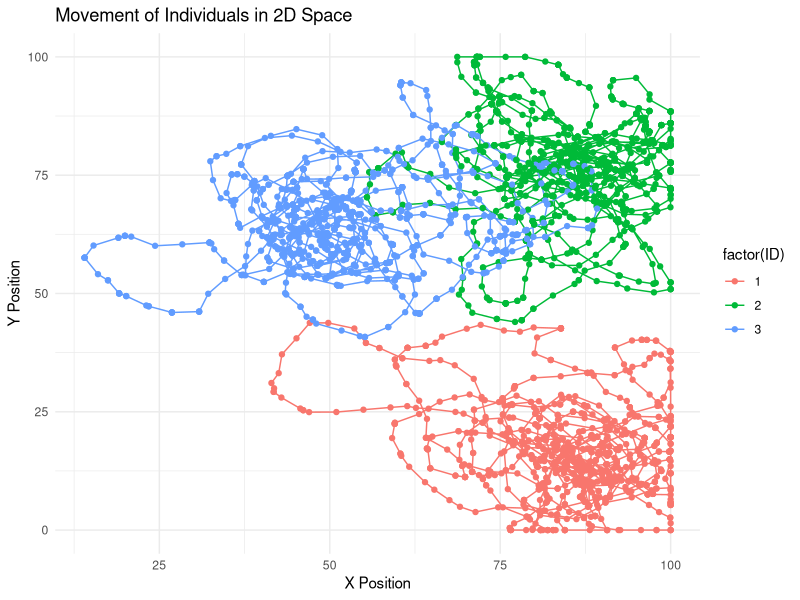

Reproduce this figure in R.
set.seed(14)


# Sample from home range --------------------------------------------------

n_individ <- 10         #Population size
n_steps <- 100          #Number of time steps
space_size <- 100       #Size of 2D region
max_speed <- 10          #Max speed in m/minute
HR_sd_max <- 20         #Maximum home range sd
HR_sd_min <- 5          #Minimum home range sd


#Uniform distribution to sample standard deviation (home range size)
HR_sd <- runif(n_individ, HR_sd_min, HR_sd_max) 

#Sample home range centers for each individual
HR_center <- data.frame(
  ID = 1:n_individ,
  x = runif(n_individ, 0, space_size),
  y = runif(n_individ, 0, space_size)
)

#Matrix to store positions over time
locations <- array(NA, dim=c(n_individ, 2, n_steps+1))
locations[,,1] <- as.matrix(HR_center[,c("x","y")])


#Simulate movement
for (t in 2:(n_steps+1)){
  for (i in 1:n_individ){
    
  #For every individual, sample a random point from home range
  proposed_x <- rnorm(1, mean=HR_center$x[i], sd=HR_sd[i])  
  proposed_y <- rnorm(1, mean=HR_center$y[i], sd=HR_sd[i])
  
  #Compute distance
  dx <- proposed_x - locations[i,1,t-1]
  dy <- proposed_y - locations[i,2,t-1]
  step_distance <- sqrt(dx^2 + dy^2)
  
  #If too far, move to max distance
  over_limit <- step_distance > max_speed
  dx[over_limit] <- dx[over_limit]/step_distance[over_limit]*max_speed
  dy[over_limit] <- dy[over_limit]/step_distance[over_limit]*max_speed
  
  #Define new positions
  locations[i,1,t] <- locations[i,1,t-1]+dx
  locations[i,2,t] <- locations[i,2,t-1]+dy

  #Keep within bounds
  locations[i,1,t] <- pmax(0,pmin(space_size, locations[i,1,t]))
  locations[i,2,t] <- pmax(0,pmin(space_size, locations[i,2,t])) 

  }
  }


# Recursive ---------------------------------------------------------------

library(circular)

n_individ <- 10               #Population size
n_steps <- 1000                #Number of time steps
space_size <- 100             #Size of 2D region
max_speed <- 4               #Max speed
cor.angle <- 0.6              #Correlation between successive angles
cor.speed <- 0.4              #Correlation between successive speeds
acceleration_strength <- 0.2  #Strength of acceleration towards center


#Sample home range centers for each individual
HR_center <- data.frame(
  ID = 1:n_individ,
  x = runif(n_individ, 0, space_size),
  y = runif(n_individ, 0, space_size)
)

#Sample starting speed and angle
speeds<- runif(n_individ, 0, max_speed)
angles <- runif(n_individ, 0, 2*pi)

#Matrix to store positions over time
locations <- array(NA, dim=c(n_individ, 2, n_steps+1))
locations[,,1] <- as.matrix(HR_center[,c("x","y")])
steps <- array(NA, dim=c(n_individ,2,n_steps+1))
steps[,1,1] <- speeds
steps[,2,1] <- angles

#Simulate movement
for (t in 2:(n_steps+1)){
  for (i in 1:n_individ){

#Create random variation in speed. If its greater than max, set to max. If its less than 0, set to 0.
noise_speed <- rnorm(1, mean=0, sd=sqrt(1-cor.speed^2)*max_speed)
steps[i,1,t] <- cor.speed * steps[i,1,t-1] + noise_speed
steps[i,1,t] <- ifelse(steps[i,1,t] >= max_speed, max_speed, ifelse(steps[i,1,t] <= 0, 0, steps[i,1,t]))

#Calculate angle to the center of home range
dx_to_center <- HR_center$x[i] - locations[i,1,t-1]
dy_to_center <- HR_center$y[i] - locations[i,2,t-1]
angle_to_center <- atan2(dy_to_center, dx_to_center)

#Sample random angle using von Mises distribution
new_angle <- circular::rvonmises(1, mu=circular(steps[i,2,t-1]), kappa=10*cor.angle)
new_angle <- as.numeric(new_angle)

#Angle plus bias toward the home range center
mean_angle <- atan2(sin(new_angle) + acceleration_strength * sin(angle_to_center),
                    cos(new_angle) + acceleration_strength * cos(angle_to_center))

#Updated direction
steps[i,2,t] <- mean_angle

#Update velocities
movement_x <- steps[i,1,t] * cos(steps[i,2,t])
movement_y <- steps[i,1,t] * sin(steps[i,2,t])

#Update positions
locations[i,1,t] <- locations[i,1,t-1] + movement_x
locations[i,2,t] <- locations[i,2,t-1] + movement_y

#Keep within bounds
locations[i,1,t] <- pmax(0,pmin(space_size, locations[i,1,t]))
locations[i,2,t] <- pmax(0,pmin(space_size, locations[i,2,t])) 

angles[i] <- mean_angle
}
}



#################################################################################################
#Plot results

library(ggplot2)

movement_data <- data.frame(
  ID = rep(1:n_individ, n_steps + 1),
  Time = rep(0:n_steps, each = n_individ),
  x = as.vector(locations[, 1, ]),
  y = as.vector(locations[, 2, ])
)

ggplot(movement_data[movement_data$ID <= 3, ], aes(x = x, y = y, color = factor(ID))) +
  geom_path() +
  geom_point() +
  labs(title = "Movement of Individuals in 2D Space", x = "X Position", y = "Y Position") +
  theme_minimal()
